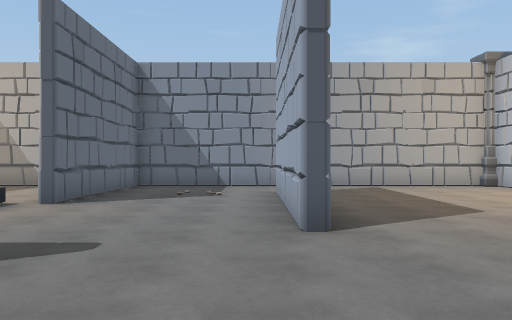
view 1 (above)

17 first-person views from a walk through a 3-D level made in the Unity game engine. The camera is 1.5 m above the floor, looks level and sees 70° across. The floor is counted in squares, 2 m on a side. Each view is taken from the middle of a square. On the plan, view 1 faces up. The plan holds only what a view shows up to about 11 squares ahead; the rest is blank. The place goes on beyond the plan.

view 2
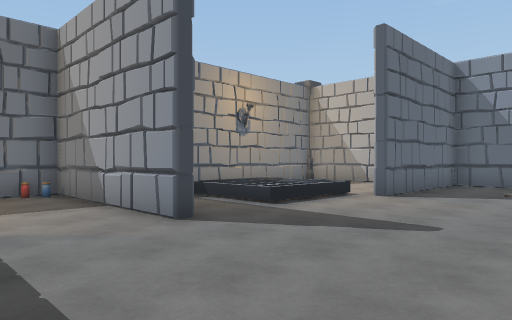

view 3
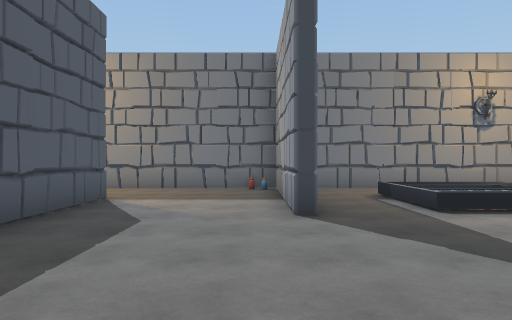

view 4
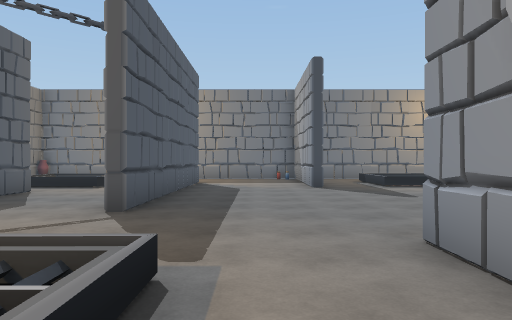

view 5
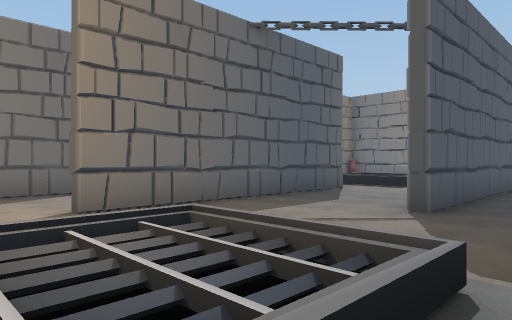

view 6
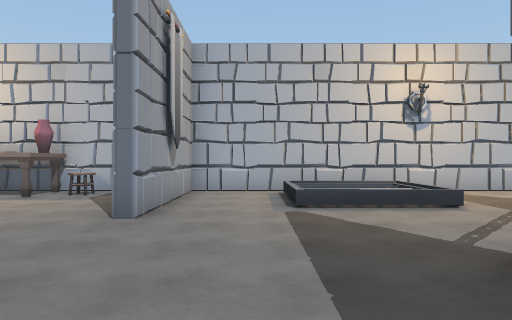

view 7
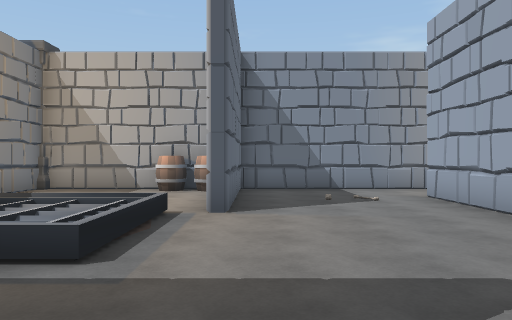

view 8
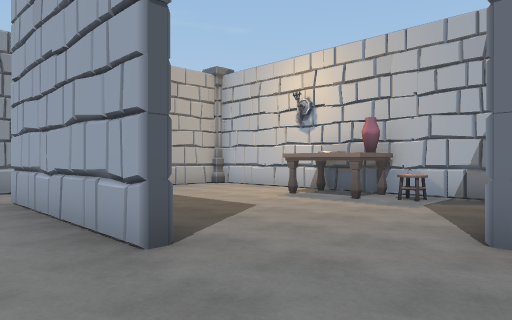

view 9
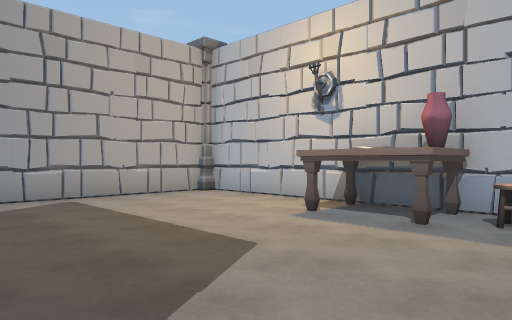

view 10
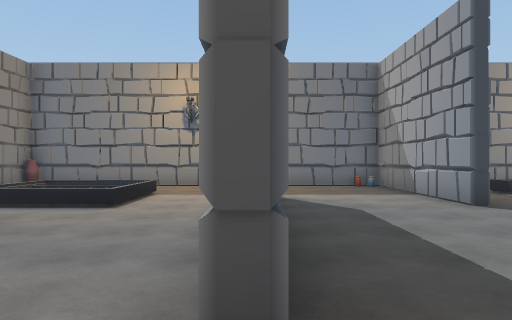

view 11
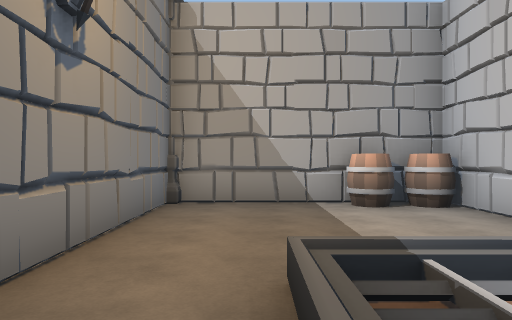

view 12
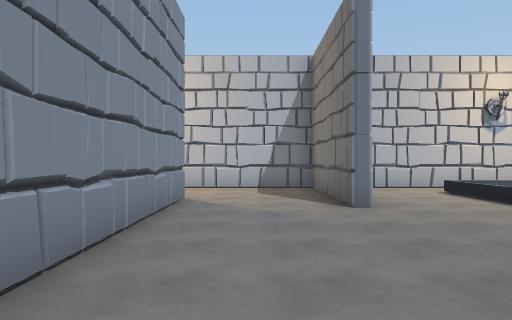

view 13
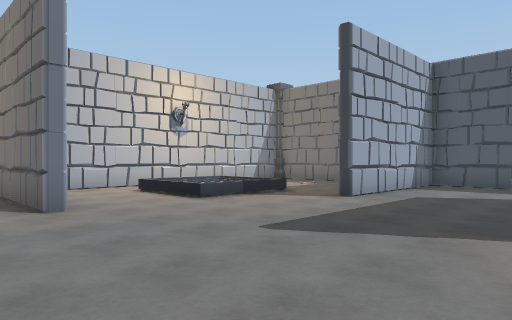

view 14
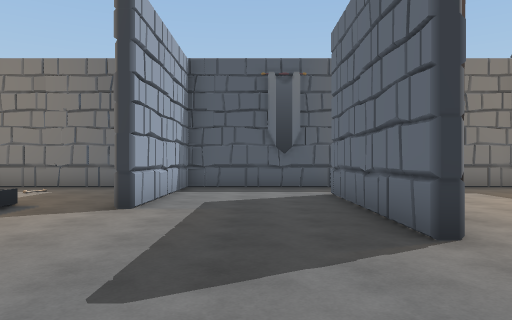

view 15
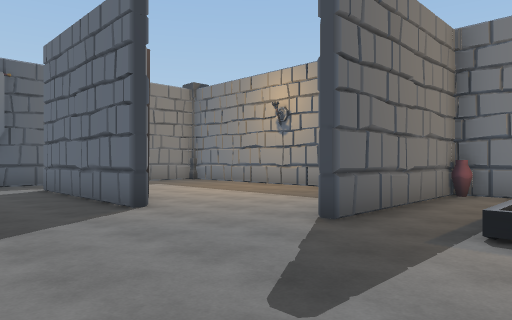

view 16
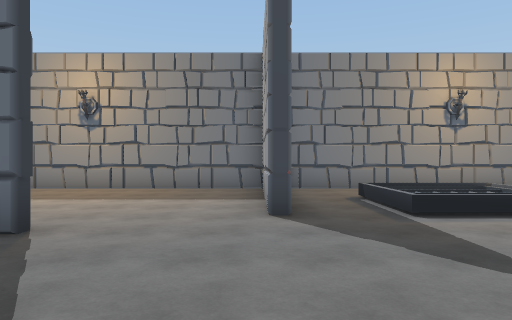

view 17
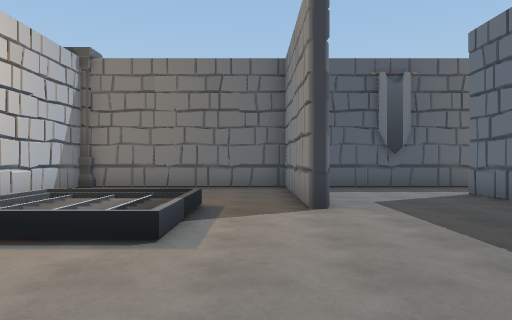

### Floor plan
Points are (right, up) in squares from view 1. A wall is a line through its corners. A room is listed if a view was taken in it or the views show most of it. See-through windows are left out.
Room 1 (views 1, 2, 3, 4, 5, 6, 7, 8, 10, 11)
walls: (-4, 1.5) (-8.5, 1.5) (-8.5, -2.5); (0.5, 3.7) (0.5, 8.5); (-6.1, -1.9) (0.7, -1.9); (-3.5, 7.5) (-3.4, 6.8); (4.3, 1.3) (4, 1.6); (-3.7, 8.6) (-3.7, 9.2); (-2.6, -5.3) (4.2, -5.3); (-3.4, 10.5) (-3.4, 6.1); (0.5, 10.4) (-8.5, 10.4) (-8.5, 2.5); (6.8, -5.5) (6.8, 1.5) (2.6, 1.5)
ways out: opening at (1, 9.5) to room 2; opening at (1.5, 3) to room 2; opening at (-7.5, -2) to room 3; opening at (-2.5, -3.5) to room 3; opening at (5.5, -5) to room 3
objects: other object (-8, 1); other object (-6, 4) to (-5, 4); other object (-6, 6) to (-5, 6); barrel (-5, 10); barrel (-4, 10); other object (4, -3) to (6, -1)
Room 2 (view 9)
walls: (6.5, 10.4) (0.5, 10.4); (6.8, 2.6) (6.8, 10.4)
ways out: opening at (1, 9.5) to room 1; opening at (1.5, 3) to room 1
objects: chair (6, 4); table (6, 5) to (6, 6)
Room 3 (views 12, 13, 14, 15, 16, 17)
walls: (-2.6, -11.4) (-2.6, -16); (2.7, -8.5) (6.8, -8.5) (6.8, -5.5); (-2.7, -12.5) (-2.7, -13.2); (1.2, -13.6) (1.2, -18) (6.5, -18); (0.5, -15.4) (0.5, -14.9); (4.1, -5.6) (-1.1, -5.6); (-3.9, -18) (0.9, -18) (0.9, -13.6); (6.8, -17.5) (6.8, -10); (-8.5, -2.5) (-8.5, -8.5) (-4, -8.5)
ways out: opening at (-7.5, -2) to room 1; opening at (-2.5, -3.5) to room 1; opening at (5.5, -5) to room 1; opening at (-3.5, -10.5) to room 4; opening at (-3, -17) to room 4
objects: pot (-8, -8); other object (-6, -7) to (-4, -5); shelf (-3, -14); other object (3, -14) to (5, -12)
Room 4 (no view inside)
walls: (-8.1, -18) (-6.6, -18); (-4.2, -8.8) (-7.4, -8.8); (-8.5, -8.7) (-8.5, -14.9)
ways out: opening at (-3.5, -10.5) to room 3; opening at (-3, -17) to room 3

Positions as (right, up) in squares from view 1, and headings:
1: (0, 0), facing up
2: (0, -1), facing up-left
3: (1, 1), facing left
4: (6, 0), facing left
5: (6, 0), facing down-left
6: (-2, 0), facing right
7: (-3, 1), facing up
8: (-1, 1), facing up-right
9: (1, 3), facing up-right
10: (2, -2), facing left
11: (-7, 4), facing up
12: (-3, -7), facing right
13: (-3, -7), facing down-right
14: (-1, -8), facing down
15: (0, -6), facing down-left
16: (1, -9), facing left
17: (2, -8), facing down
